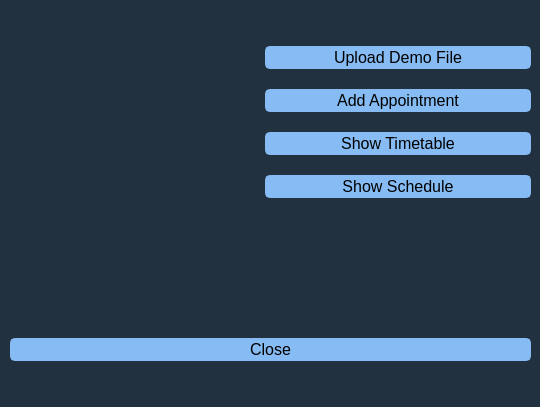
<?xml version="1.0" encoding="UTF-8"?>
<ui version="4.0">
 <class>MainWindow</class>
 <widget class="QMainWindow" name="MainWindow">
  <property name="geometry">
   <rect>
    <x>0</x>
    <y>0</y>
    <width>540</width>
    <height>407</height>
   </rect>
  </property>
  <property name="font">
   <font>
    <pointsize>12</pointsize>
   </font>
  </property>
  <property name="windowTitle">
   <string>Work &amp; Flow</string>
  </property>
  <property name="autoFillBackground">
   <bool>false</bool>
  </property>
  <widget class="QWidget" name="centralwidget">
   <property name="enabled">
    <bool>true</bool>
   </property>
   <property name="styleSheet">
    <string notr="true">background-color: rgb(34, 49, 63)</string>
   </property>
   <widget class="QWidget" name="verticalLayoutWidget">
    <property name="geometry">
     <rect>
      <x>10</x>
      <y>10</y>
      <width>521</width>
      <height>351</height>
     </rect>
    </property>
    <layout class="QVBoxLayout" name="mainVerticalLayout">
     <item>
      <layout class="QFormLayout" name="formLayout_2">
       <property name="horizontalSpacing">
        <number>5</number>
       </property>
       <property name="verticalSpacing">
        <number>5</number>
       </property>
       <item row="0" column="1">
        <layout class="QVBoxLayout" name="verticalLayout">
         <property name="spacing">
          <number>20</number>
         </property>
         <item>
          <widget class="QPushButton" name="demoButton">
           <property name="palette">
            <palette>
             <active>
              <colorrole role="Button">
               <brush brushstyle="SolidPattern">
                <color alpha="255">
                 <red>134</red>
                 <green>188</green>
                 <blue>243</blue>
                </color>
               </brush>
              </colorrole>
              <colorrole role="Base">
               <brush brushstyle="SolidPattern">
                <color alpha="255">
                 <red>134</red>
                 <green>188</green>
                 <blue>243</blue>
                </color>
               </brush>
              </colorrole>
              <colorrole role="Window">
               <brush brushstyle="SolidPattern">
                <color alpha="255">
                 <red>134</red>
                 <green>188</green>
                 <blue>243</blue>
                </color>
               </brush>
              </colorrole>
             </active>
             <inactive>
              <colorrole role="Button">
               <brush brushstyle="SolidPattern">
                <color alpha="255">
                 <red>134</red>
                 <green>188</green>
                 <blue>243</blue>
                </color>
               </brush>
              </colorrole>
              <colorrole role="Base">
               <brush brushstyle="SolidPattern">
                <color alpha="255">
                 <red>134</red>
                 <green>188</green>
                 <blue>243</blue>
                </color>
               </brush>
              </colorrole>
              <colorrole role="Window">
               <brush brushstyle="SolidPattern">
                <color alpha="255">
                 <red>134</red>
                 <green>188</green>
                 <blue>243</blue>
                </color>
               </brush>
              </colorrole>
             </inactive>
             <disabled>
              <colorrole role="Button">
               <brush brushstyle="SolidPattern">
                <color alpha="255">
                 <red>134</red>
                 <green>188</green>
                 <blue>243</blue>
                </color>
               </brush>
              </colorrole>
              <colorrole role="Base">
               <brush brushstyle="SolidPattern">
                <color alpha="255">
                 <red>134</red>
                 <green>188</green>
                 <blue>243</blue>
                </color>
               </brush>
              </colorrole>
              <colorrole role="Window">
               <brush brushstyle="SolidPattern">
                <color alpha="255">
                 <red>134</red>
                 <green>188</green>
                 <blue>243</blue>
                </color>
               </brush>
              </colorrole>
             </disabled>
            </palette>
           </property>
           <property name="font">
            <font>
             <pointsize>12</pointsize>
            </font>
           </property>
           <property name="styleSheet">
            <string notr="true">background-color: rgb(134, 188, 243);
border: 2px solid rgb(134, 188, 243);
border-radius: 5px;</string>
           </property>
           <property name="text">
            <string>Upload Demo File</string>
           </property>
          </widget>
         </item>
         <item>
          <widget class="QPushButton" name="newAppointmentButton">
           <property name="font">
            <font>
             <pointsize>12</pointsize>
            </font>
           </property>
           <property name="styleSheet">
            <string notr="true">background-color: rgb(134, 188, 243);
border: 2px solid rgb(134, 188, 243);
border-radius: 5px;</string>
           </property>
           <property name="text">
            <string>Add Appointment</string>
           </property>
          </widget>
         </item>
         <item>
          <widget class="QPushButton" name="timetableButton">
           <property name="font">
            <font>
             <pointsize>12</pointsize>
            </font>
           </property>
           <property name="styleSheet">
            <string notr="true">background-color: rgb(134, 188, 243);
border: 2px solid rgb(134, 188, 243);
border-radius: 5px;</string>
           </property>
           <property name="text">
            <string>Show Timetable</string>
           </property>
          </widget>
         </item>
         <item>
          <widget class="QPushButton" name="scheduleButton">
           <property name="font">
            <font>
             <pointsize>12</pointsize>
            </font>
           </property>
           <property name="styleSheet">
            <string notr="true">background-color: rgb(134, 188, 243);
border: 2px solid rgb(134, 188, 243);
border-radius: 5px;</string>
           </property>
           <property name="text">
            <string>Show Schedule</string>
           </property>
          </widget>
         </item>
        </layout>
       </item>
       <item row="0" column="0">
        <widget class="QLabel" name="label">
         <property name="sizePolicy">
          <sizepolicy hsizetype="Fixed" vsizetype="Fixed">
           <horstretch>1</horstretch>
           <verstretch>1</verstretch>
          </sizepolicy>
         </property>
         <property name="minimumSize">
          <size>
           <width>250</width>
           <height>250</height>
          </size>
         </property>
         <property name="maximumSize">
          <size>
           <width>250</width>
           <height>250</height>
          </size>
         </property>
         <property name="baseSize">
          <size>
           <width>250</width>
           <height>250</height>
          </size>
         </property>
         <property name="text">
          <string/>
         </property>
         <property name="pixmap">
          <pixmap resource="resources.qrc">:/HRX_LOGO.png</pixmap>
         </property>
         <property name="scaledContents">
          <bool>true</bool>
         </property>
        </widget>
       </item>
      </layout>
     </item>
     <item>
      <layout class="QHBoxLayout" name="horizontalLayout">
       <item>
        <widget class="QPushButton" name="closeButton">
         <property name="font">
          <font>
           <pointsize>12</pointsize>
          </font>
         </property>
         <property name="styleSheet">
          <string notr="true">background-color: rgb(134, 188, 243);
border: 2px solid rgb(134, 188, 243);
border-radius: 5px;</string>
         </property>
         <property name="text">
          <string>Close</string>
         </property>
        </widget>
       </item>
      </layout>
     </item>
    </layout>
   </widget>
  </widget>
  <widget class="QMenuBar" name="menubar">
   <property name="geometry">
    <rect>
     <x>0</x>
     <y>0</y>
     <width>540</width>
     <height>34</height>
    </rect>
   </property>
  </widget>
 </widget>
 <resources>
  <include location="resources.qrc"/>
 </resources>
 <connections/>
</ui>
